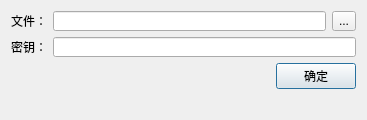
<?xml version="1.0" encoding="UTF-8"?>
<ui version="4.0">
 <class>Dialog</class>
 <widget class="QDialog" name="Dialog">
  <property name="enabled">
   <bool>true</bool>
  </property>
  <property name="geometry">
   <rect>
    <x>0</x>
    <y>0</y>
    <width>367</width>
    <height>120</height>
   </rect>
  </property>
  <property name="minimumSize">
   <size>
    <width>350</width>
    <height>120</height>
   </size>
  </property>
  <property name="windowTitle">
   <string>解密</string>
  </property>
  <layout class="QGridLayout" name="gridLayout_2">
   <item row="0" column="1">
    <layout class="QGridLayout" name="gridLayout">
     <item row="0" column="2" colspan="4">
      <widget class="QLineEdit" name="lineEdit"/>
     </item>
     <item row="2" column="0" rowspan="2" colspan="4">
      <spacer name="horizontalSpacer">
       <property name="orientation">
        <enum>Qt::Horizontal</enum>
       </property>
       <property name="sizeHint" stdset="0">
        <size>
         <width>40</width>
         <height>20</height>
        </size>
       </property>
      </spacer>
     </item>
     <item row="2" column="5" rowspan="2" colspan="2">
      <widget class="QPushButton" name="pushButton">
       <property name="text">
        <string>确定</string>
       </property>
      </widget>
     </item>
     <item row="2" column="4" rowspan="2">
      <spacer name="horizontalSpacer_2">
       <property name="orientation">
        <enum>Qt::Horizontal</enum>
       </property>
       <property name="sizeHint" stdset="0">
        <size>
         <width>40</width>
         <height>20</height>
        </size>
       </property>
      </spacer>
     </item>
     <item row="1" column="2" colspan="5">
      <widget class="QLineEdit" name="lineEdit_2">
       <property name="echoMode">
        <enum>QLineEdit::Normal</enum>
       </property>
      </widget>
     </item>
     <item row="0" column="6">
      <widget class="QToolButton" name="toolButton">
       <property name="text">
        <string>...</string>
       </property>
      </widget>
     </item>
     <item row="1" column="0" colspan="2">
      <widget class="QLabel" name="label_2">
       <property name="text">
        <string>密钥：</string>
       </property>
      </widget>
     </item>
     <item row="0" column="0" colspan="2">
      <widget class="QLabel" name="label">
       <property name="text">
        <string>文件：</string>
       </property>
      </widget>
     </item>
     <item row="5" column="0" colspan="7">
      <widget class="QLabel" name="label_3">
       <property name="text">
        <string/>
       </property>
      </widget>
     </item>
     <item row="4" column="4">
      <spacer name="verticalSpacer">
       <property name="orientation">
        <enum>Qt::Vertical</enum>
       </property>
       <property name="sizeHint" stdset="0">
        <size>
         <width>20</width>
         <height>40</height>
        </size>
       </property>
      </spacer>
     </item>
    </layout>
   </item>
  </layout>
 </widget>
 <resources/>
 <connections/>
</ui>
